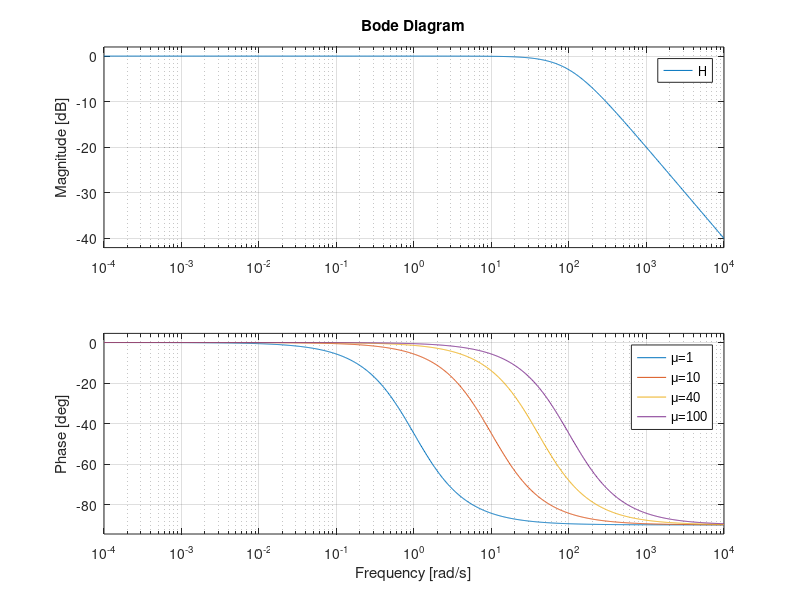

Write MATLAB code to recreate this figure.
clc;
clear all; 
close all;
%% Frequency response analysis - Low pass filter

e=[1 10 40 100]
for i=1:length(e)
H = tf([e(i)],[1 e(i)])
bode(H,{0.0001,10000})
hold on;
end

l = legend('μ=1','μ=10','μ=40','μ=100','FontName', 'Arial');